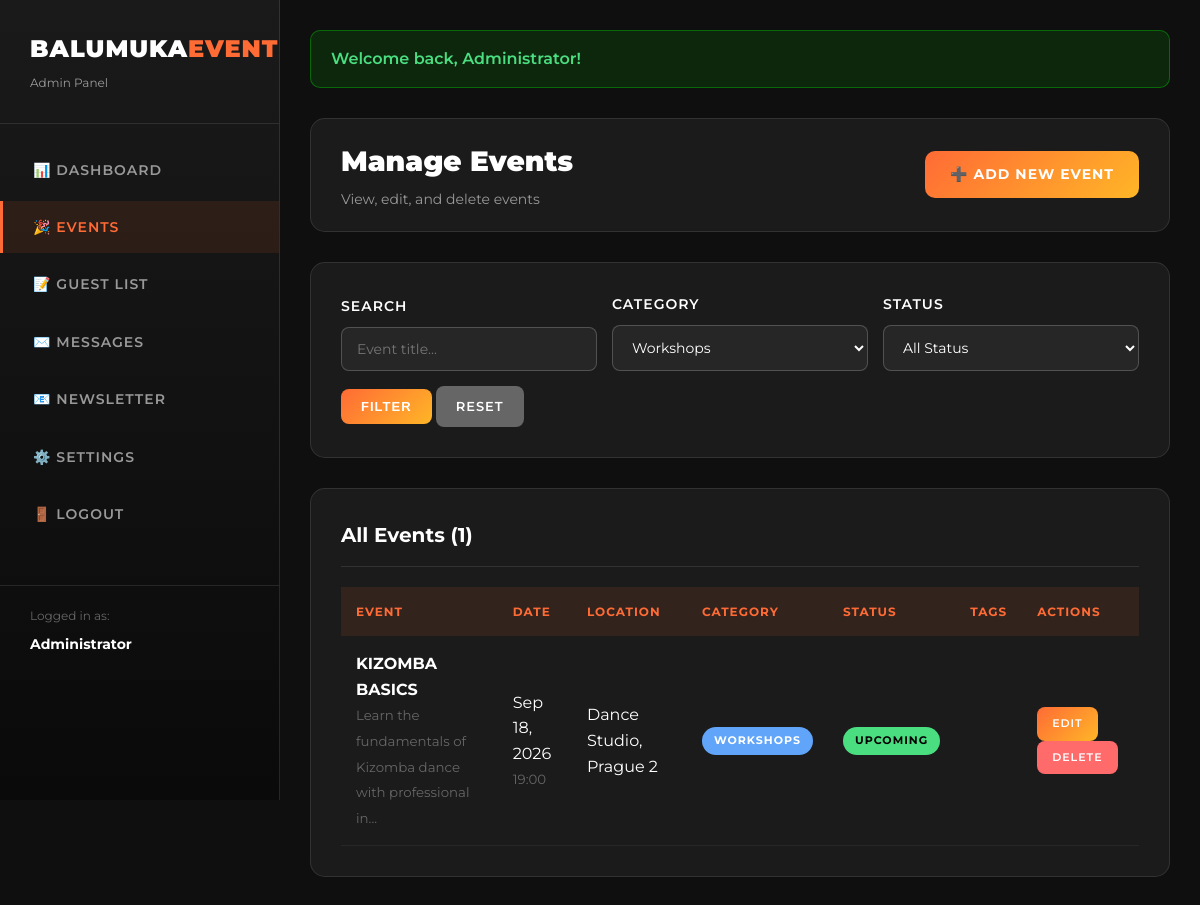
Page /admin/events.php?category=workshops (signed in) on the committed database.
### tables this page shows
CREATE TABLE IF NOT EXISTS events (
    id INT(11) UNSIGNED AUTO_INCREMENT PRIMARY KEY,
    title VARCHAR(200) NOT NULL,
    slug VARCHAR(250) NOT NULL UNIQUE,
    description TEXT NOT NULL,
    date DATE NOT NULL,
    time VARCHAR(50),
    location VARCHAR(200) NOT NULL,
    venue_address VARCHAR(255),
    genre VARCHAR(200),
    category ENUM('parties', 'festivals', 'workshops', 'other') DEFAULT 'parties',
    image VARCHAR(255),
    price_info VARCHAR(100),
    ticket_link VARCHAR(500),
    capacity INT(11),
    status ENUM('upcoming', 'ongoing', 'past', 'cancelled') DEFAULT 'upcoming',
    featured TINYINT(1) DEFAULT 0,
    hot_tag TINYINT(1) DEFAULT 0,
    meta_keywords VARCHAR(255),
    meta_description VARCHAR(500),
    created_at TIMESTAMP DEFAULT CURRENT_TIMESTAMP,
    updated_at TIMESTAMP DEFAULT CURRENT_TIMESTAMP ON UPDATE CURRENT_TIMESTAMP,
    INDEX idx_date (date),
    INDEX idx_status (status),
    INDEX idx_category (category),
    INDEX idx_featured (featured),
    INDEX idx_slug (slug)
);

### includes/functions.php (called while the page is built, shortened)
<?php
function formatDate($date, $format = 'M d, Y') {
    return date($format, strtotime($date));
}
function getCurrentAdmin() {
    $db = getDB();
    $stmt = $db->prepare("SELECT id, username, email, full_name FROM admin_users WHERE id = ?");
    $stmt->execute([$_SESSION['admin_id']]);
    return $stmt->fetch();
}
function getFlash() {
    $messages = $_SESSION['flash'];
    return $messages;
}
function getEvents($filters = []) {
    $db = getDB();
    $sql = "SELECT * FROM events WHERE 1=1";
    $params = [];
    if (!empty($filters['category'])) {
        $sql .= " AND category = ?";
        $params[] = $filters['category'];
    }
    $orderBy = $filters['order_by'] ?? 'date';
    $orderDir = $filters['order_dir'] ?? 'ASC';
    $sql .= " ORDER BY {$orderBy} {$orderDir}";
    $stmt = $db->prepare($sql);
    $stmt->execute($params);
    return $stmt->fetchAll();
}
function countEvents($filters = []) {
    $db = getDB();
    $sql = "SELECT COUNT(*) FROM events WHERE 1=1";
    $params = [];
    if (!empty($filters['category'])) {
        $sql .= " AND category = ?";
        $params[] = $filters['category'];
    }
    $stmt = $db->prepare($sql);
    $stmt->execute($params);
    return $stmt->fetchColumn();
}
function e($string) {
    return htmlspecialchars($string ?? '', ENT_QUOTES, 'UTF-8');
}

### admin/events.php (the view, shortened to what this page needs)
<?php
require_once '../includes/functions.php';
$search = $_GET['search'] ?? '';
$category = $_GET['category'] ?? '';
$filters = [];
if ($category) $filters['category'] = $category;
$filters['order_by'] = 'date';
$filters['order_dir'] = 'DESC';
$events = getEvents($filters);
$totalEvents = countEvents($filters);
include 'includes/header.php';
?>
<div class="top-bar">
    <div class="page-title-section">
        <h1>Manage Events</h1>
        <p>View, edit, and delete events</p>
    </div>
    <div class="top-actions">
        <a href="event-add.php">➕ Add New Event</a>
    </div>
</div>
<div class="card">
    <form method="GET" action="" style="display: grid; grid-template-columns: repeat(auto-fit, minmax(200px, 1fr)); gap: 15px; align-items: end;">
        <div class="form-group" style="margin-bottom: 0;">
            <label for="search">Search</label>
            <input type="text" id="search" name="search" placeholder="Event title..." value="<?= e($search) ?>">
        </div>
        <div class="form-group" style="margin-bottom: 0;">
            <label for="category">Category</label>
            <select id="category" name="category">
                <option value="workshops" <?= $category === 'workshops' ? 'selected' : '' ?>>Workshops</option>
            </select>
        </div>
        <div class="form-group" style="margin-bottom: 0;">
            <label for="status">Status</label>
            <select id="status" name="status">
                <option value="">All Status</option>
            </select>
        </div>
        <div>
            <button type="submit" class="btn btn-primary">Filter</button>
            <a href="events.php" class="btn btn-secondary">Reset</a>
        </div>
    </form>
</div>
<div class="card">
    <h2>All Events (<?= $totalEvents ?>)</h2>
    <?php if (empty($events)): ?>
        <p style="color: #999; text-align: center; padding: 40px;">No events found. <a href="event-add.php" style="color: #FF6B35;">Add your first event</a></p>
    <?php else: ?>
        <div class="table-responsive">
            <table>
                <thead>
                    <tr>
                        <th>Event</th>
                        <th>Date</th>
                        <th>Location</th>
                        <th>Category</th>
                        <th>Status</th>
                        <th>Tags</th>
                        <th>Actions</th>
                    </tr>
                </thead>
                <tbody>
                    <?php foreach ($events as $event): ?>
                        <tr>
                            <td>
                                <strong><?= e($event['title']) ?></strong><br>
                                <small style="color: #666;"><?= substr(e($event['description']), 0, 60) ?>...</small>
                            </td>
                            <td><?= formatDate($event['date'], 'M d, Y') ?><br><small style="color: #666;"><?= e($event['time']) ?></small></td>
                            <td><?= e($event['location']) ?></td>
                            <td><span class="badge badge-info"><?= e($event['category']) ?></span></td>
                            <td>
                                <?php
                                $statusClass = match($event['status']) {
                                    'upcoming' => 'badge-success',
                                    'ongoing' => 'badge-info',
                                    'past' => 'badge-secondary',
                                    'cancelled' => 'badge-danger',
                                    default => 'badge-info'
                                };
                                ?>
                                <span class="badge <?= $statusClass ?>"><?= e($event['status']) ?></span>
                            </td>
                            <td>
                            </td>
                            <td>
                                <a href="event-edit.php?id=<?= $event['id'] ?>" class="btn btn-primary btn-sm">Edit</a>
                                <a href="event-delete.php?id=<?= $event['id'] ?>" class="btn btn-danger btn-sm" onclick="return confirm('Are you sure you want to delete this event?')">Delete</a>
                            </td>
                        </tr>
                    <?php endforeach; ?>
                </tbody>
            </table>
        </div>
    <?php endif; ?>
</div>
<?php include 'includes/footer.php'; ?>

### admin/includes/header.php (shortened to what this page needs)
<?php
$currentAdmin = getCurrentAdmin();
$currentPage = basename($_SERVER['PHP_SELF'], '.php');
?>
<!DOCTYPE html>
<html lang="en">
<head>
</head>
<body>
    <div class="admin-wrapper">
        <aside class="sidebar">
            <div class="sidebar-logo">
                <h1>BALUMUKA<span>EVENTS</span></h1>
                <p>Admin Panel</p>
            </div>
            <ul class="sidebar-menu">
                <li><a href="index.php" class="<?= $currentPage === 'index' ? 'active' : '' ?>">📊 Dashboard</a></li>
                <li><a href="events.php" class="<?= $currentPage === 'events' ? 'active' : '' ?>">🎉 Events</a></li>
                <li><a href="registrations.php" class="<?= $currentPage === 'registrations' ? 'active' : '' ?>">📝 Guest List</a></li>
                <li><a href="messages.php" class="<?= $currentPage === 'messages' ? 'active' : '' ?>">✉️ Messages</a></li>
                <li><a href="subscribers.php" class="<?= $currentPage === 'subscribers' ? 'active' : '' ?>">📧 Newsletter</a></li>
                <li><a href="settings.php" class="<?= $currentPage === 'settings' ? 'active' : '' ?>">⚙️ Settings</a></li>
                <li><a href="logout.php">🚪 Logout</a></li>
            </ul>
            <div class="sidebar-user">
                <p>Logged in as:</p>
                <strong><?= e($currentAdmin['full_name']) ?></strong>
            </div>
        </aside>
        <main class="main-content">
            <?php
            $flashMessages = getFlash();
            if (!empty($flashMessages)):
            ?>
            <div class="flash-messages">
                <?php foreach ($flashMessages as $flash): ?>
                    <div class="flash <?= e($flash['type']) ?>">
                        <?= e($flash['message']) ?>
                    </div>
                <?php endforeach; ?>
            </div>
            <?php endif; ?>

### admin/includes/header.php (style rules this page uses)
* { margin: 0; padding: 0; box-sizing: border-box; }
body { font-family: 'Montserrat', sans-serif; background: #0f0f0f; color: #fff; line-height: 1.6; }
.admin-wrapper { display: flex; min-height: 100vh; }
.sidebar { width: 280px; background: linear-gradient(180deg, #1A1A1A 0%, #0A0A0A 100%); border-right: 1px solid rgba(255, 107, 53, 0.2); padding: 30px 0; position: fixed; height: 100vh; overflow-y: auto; }
.sidebar-logo { padding: 0 30px 30px; border-bottom: 1px solid rgba(255, 255, 255, 0.1); }
.sidebar-logo h1 { font-size: 24px; font-weight: 900; color: #fff; letter-spacing: 1px; }
.sidebar-logo span { color: #FF6B35; }
.sidebar-logo p { color: #999; font-size: 12px; margin-top: 5px; }
.sidebar-menu { list-style: none; padding: 20px 0; }
.sidebar-menu li { margin-bottom: 5px; }
.sidebar-menu a { display: block; padding: 15px 30px; color: #999; text-decoration: none; font-size: 14px; font-weight: 600; text-transform: uppercase; letter-spacing: 1px; transition: all 0.3s; border-left: 3px solid transparent; }
.sidebar-menu a:hover, .sidebar-menu a.active { background: rgba(255, 107, 53, 0.1); color: #FF6B35; border-left-color: #FF6B35; }
.sidebar-user { padding: 20px 30px; border-top: 1px solid rgba(255, 255, 255, 0.1); margin-top: 20px; }
.sidebar-user p { color: #666; font-size: 12px; margin-bottom: 5px; }
.sidebar-user strong { color: #fff; font-size: 14px; }
.main-content { flex: 1; margin-left: 280px; padding: 30px; }
.top-bar { background: rgba(255, 255, 255, 0.05); border: 1px solid rgba(255, 255, 255, 0.1); border-radius: 15px; padding: 20px 30px; margin-bottom: 30px; display: flex; justify-content: space-between; align-items: center; }
.page-title-section h1 { font-size: 28px; font-weight: 900; color: #fff; }
.page-title-section p { color: #999; font-size: 14px; margin-top: 5px; }
.top-actions a { display: inline-block; padding: 12px 25px; background: linear-gradient(135deg, #FF6B35 0%, #FFB627 100%); color: #fff; text-decoration: none; border-radius: 10px; font-size: 14px; font-weight: 700; text-transform: uppercase; letter-spacing: 1px; transition: all 0.3s; }
.flash-messages { margin-bottom: 30px; }
.flash { padding: 15px 20px; border-radius: 10px; margin-bottom: 15px; font-weight: 600; }
.flash.success { background: rgba(0, 255, 0, 0.1); border: 1px solid rgba(0, 255, 0, 0.3); color: #4ade80; }
.card { background: rgba(255, 255, 255, 0.05); border: 1px solid rgba(255, 255, 255, 0.1); border-radius: 15px; padding: 30px; margin-bottom: 30px; }
.card h2 { font-size: 20px; font-weight: 700; color: #fff; margin-bottom: 20px; padding-bottom: 15px; border-bottom: 1px solid rgba(255, 255, 255, 0.1); }
.table-responsive { overflow-x: auto; }
table { width: 100%; border-collapse: collapse; }
th { background: rgba(255, 107, 53, 0.1); color: #FF6B35; padding: 15px; text-align: left; font-weight: 700; text-transform: uppercase; font-size: 12px; letter-spacing: 1px; }
td { padding: 15px; border-bottom: 1px solid rgba(255, 255, 255, 0.05); }
.btn { display: inline-block; padding: 10px 20px; border-radius: 8px; text-decoration: none; font-size: 13px; font-weight: 600; text-transform: uppercase; letter-spacing: 1px; transition: all 0.3s; border: none; cursor: pointer; }
.btn-primary { background: linear-gradient(135deg, #FF6B35 0%, #FFB627 100%); color: #fff; }
.btn-danger { background: #ff6b6b; color: #fff; }
.btn-secondary { background: #666; color: #fff; }
.btn-sm { padding: 8px 15px; font-size: 11px; }
.form-group { margin-bottom: 25px; }
label { display: block; color: #fff; font-size: 14px; font-weight: 600; margin-bottom: 10px; text-transform: uppercase; letter-spacing: 1px; }
input[type="text"], input[type="email"], input[type="password"], input[type="date"], input[type="time"], input[type="url"], input[type="number"], textarea, select { width: 100%; padding: 12px 15px; background: rgba(255, 255, 255, 0.05); border: 1px solid rgba(255, 255, 255, 0.2); border-radius: 8px; color: #fff; font-size: 14px; font-family: 'Montserrat', sans-serif; }
.badge { display: inline-block; padding: 5px 12px; border-radius: 20px; font-size: 11px; font-weight: 700; text-transform: uppercase; letter-spacing: 1px; }
.badge-success { background: #4ade80; color: #000; }
.badge-info { background: #60a5fa; color: #fff; }

### rows in the picture
events: title "KIZOMBA BASICS", description "Learn the fundamentals of Kizomba dance with professional in", date "Sep 18, 2026", time "19:00", location "Dance Studio, Prague 2", category "WORKSHOPS", status "UPCOMING"

### other values in the picture
$currentAdmin['full_name'] "Administrator"
$flash['message'] "Welcome back, Administrator!"
$totalEvents "1"
